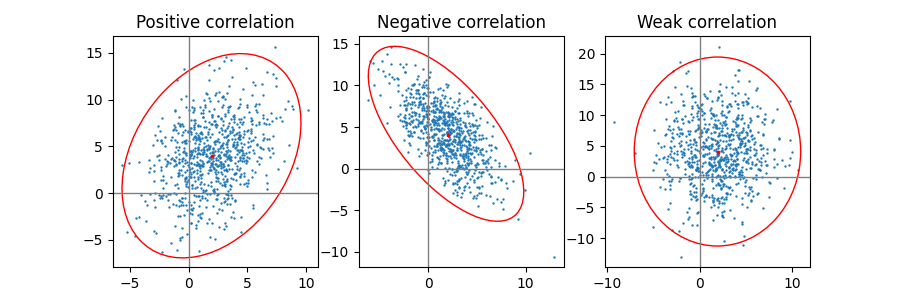

Write Python code to recreate this figure.
# 引入所需库
import matplotlib.pyplot as plt
import numpy as np
from matplotlib.patches import Ellipse
import matplotlib.transforms as transforms
import matplotlib
matplotlib.use('TkAgg')

# 此函数绘制给定数组变量 x 和 y 的协方差的置信椭圆
def confidence_ellipse(x, y, ax, n_std=3.0, facecolor='none', **kwargs):
    """
    :param x: 输入数据，表示椭圆中心点的横坐标
    :param y: 输入数据，表示椭圆中心点的纵坐标
    :param ax: 绘图对象，用于在给定的坐标轴上绘制椭圆
    :param n_std: 标准差倍数，用于确定椭圆的半径
    :param facecolor: 图表背景颜色
    :param kwargs: 其他参数
    :return: matplotlib.patches.Ellipse对象
    """
    if x.size != y.size:
        raise ValueError("x and y must be the same size")

    cov = np.cov(x, y)
    pearson = cov[0, 1]/np.sqrt(cov[0, 0] * cov[1, 1])

    ell_radius_x = np.sqrt(1 + pearson)
    ell_radius_y = np.sqrt(1 - pearson)
    ellipse = Ellipse((0, 0), width=ell_radius_x * 2, height=ell_radius_y * 2,
                      facecolor=facecolor, **kwargs)


    scale_x = np.sqrt(cov[0, 0]) * n_std
    mean_x = np.mean(x)

    scale_y = np.sqrt(cov[1, 1]) * n_std
    mean_y = np.mean(y)

    transf = transforms.Affine2D() \
        .rotate_deg(45) \
        .scale(scale_x, scale_y) \
        .translate(mean_x, mean_y)

    ellipse.set_transform(transf + ax.transData)
    return ax.add_patch(ellipse)

# 创建具有指定二维平均值(mu)和维度(scale)的随机二维数据集
# 相关性可以通过参数dependency控制
def get_correlated_dataset(n, dependency, mu, scale):
    latent = np.random.randn(n, 2)
    dependent = latent.dot(dependency)
    scaled = dependent * scale
    scaled_with_offset = scaled + mu
    return scaled_with_offset[:, 0], scaled_with_offset[:, 1]


# 设置随机数种子
np.random.seed(0)
# 定义PARAMETERS字典，包含三个键值对，分别表示正相关、负相关和弱相关
PARAMETERS = {
    'Positive correlation': [[0.85, 0.35],
                             [0.15, -0.65]],
    'Negative correlation': [[0.9, -0.4],
                             [0.1, -0.6]],
    'Weak correlation': [[1, 0],
                         [0, 1]],
}
# 定义二维平均值(mu)和维度(scale)
mu = 2, 4
scale = 3, 5

fig, axs = plt.subplots(1, 3, figsize=(9, 3))
# 循环遍历PARAMETERS字典的键值对
for ax, (title, dependency) in zip(axs, PARAMETERS.items()):
    # 生成一个具有给定相关性的数据集
    x, y = get_correlated_dataset(800, dependency, mu, scale)
    # 绘制散点图
    ax.scatter(x, y, s=0.5)
    # 绘制坐标轴上的辅助线
    ax.axvline(c='grey', lw=1)
    ax.axhline(c='grey', lw=1)
    # 绘制数据集的置信椭圆
    confidence_ellipse(x, y, ax, edgecolor='red')
    # 在子图上绘制均值点
    ax.scatter(mu[0], mu[1], c='red', s=3)
    # 设置子图标题
    ax.set_title(title)

plt.show()
